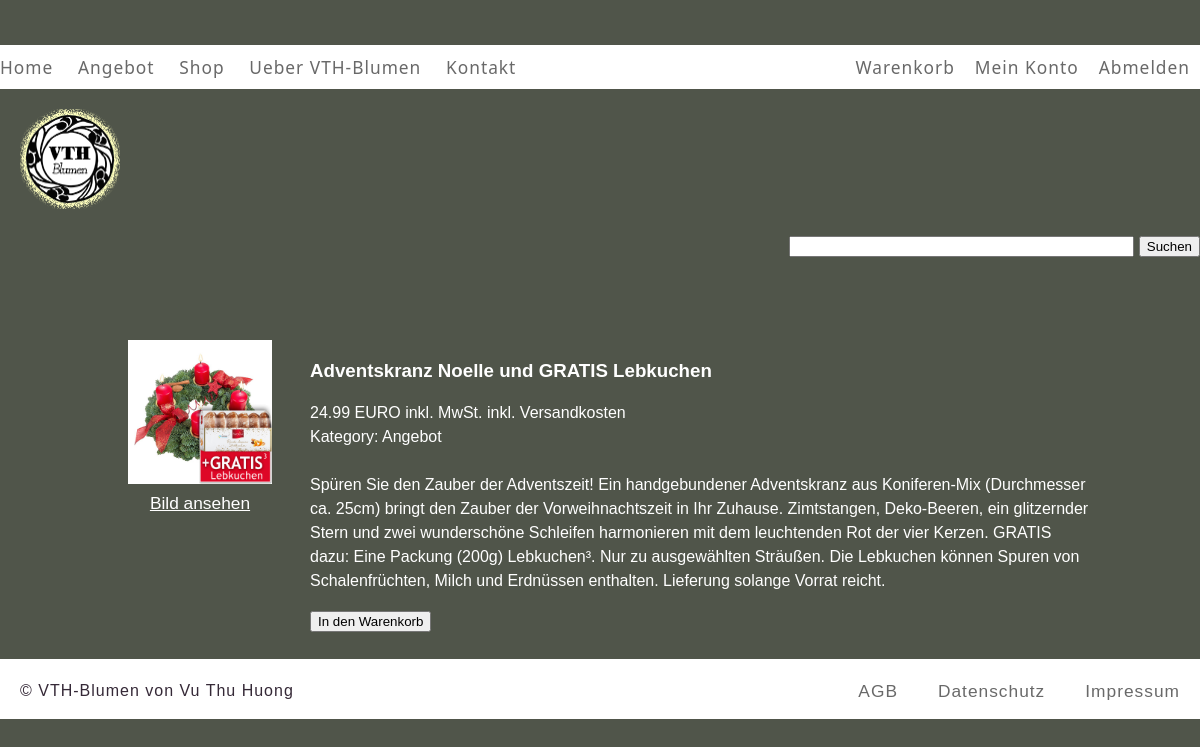
The page /product2.php?id=31 (signed in) on the database its author committed.
### tables this page shows
CREATE TABLE `products` (
  `id` int(11) NOT NULL,
  `product_name` varchar(255) NOT NULL,
  `price` decimal(10,2) NOT NULL,
  `category` enum('Angebot','Kranz','Blumenstraeusse','Adventsgesteck','Amaryllis','Rosen','Dekoration') NOT NULL,
  `detail` mediumtext NOT NULL,
  `date_added` date NOT NULL
);

### product2.php (the view, shortened to what this page needs)
<?php include 'storescripts/db_connection.php';
?>
<?php
if (isset($_GET['id'])){
	$id = preg_replace('#[^0-9]#i', '', $_GET['id']);
	$sql = mysqli_query($conn, "SELECT * FROM products WHERE id = '$id' LIMIT 1");
	$productCount = mysqli_num_rows($sql);
	if ($productCount > 0) {
		while($row = mysqli_fetch_array($sql)){
			$product_name = $row["product_name"];
			$price = $row["price"];
			$category = $row["category"];
			$detail = $row["detail"];
		}
	}
	else {
		echo "That item does not exist.";
		exit();
	}
}
else{
	echo "Data to render this page is missing.";
	exit();
}
?>
<!DOCTYPE html>
<html lang="de">
<head>
	<link rel="stylesheet" type="text/css" href="style/index.css" media="screen" />
</head>
<body>
		<?php include_once("template_header2.php");?><br><br><br><br><br>
		<div id="searchBtn" style="float: right;">
			<form action="search2.php" method="GET">
		    	<input type="text" name="query" size="40" />
		    	<input type="submit" value="Suchen" />
			</form>
		</div><br><br><br><br>
		<div id="content">
			  <table width="100%" border="0" cellspacing="0" cellpadding="10">
			  <tr>
			    <td width="20%" valign="top" align="center">
			    	<img src="inventory_images/<?php echo $id;?>.jpg" width="80%" height="80%" alt="<?php echo $product_name;?>" /><br />
			    	<a href="inventory_images/<?php echo $id;?>.jpg" style="color: white;">Bild ansehen</a>
			    </td>
			    <td width="80%" valign="top" align="left">
			   		<h3><?php echo $product_name;?></h3>
			    	<p>
			    		<?php echo $price;?> EURO inkl. MwSt. inkl. Versandkosten<br>
			    		Kategory: <?php echo $category;?> <br><br>
			    		<?php echo $detail;?>
			    	</p>
			    	<p>
				    	<form id="form1" name="form1" method="post" action="cart.php">
		        			<input type="submit" name="button" id="button" value="In den Warenkorb" />
	      				</form>
      				</p>
			    </td>
			  </tr>
			</table>
	 	</div>
		<?php include_once("template_footer2.php");?>
</body>
</html>

### style/index.css (style rules this page uses)
body { margin: 0; background-color: #50554a; text-align: center; }
body,td,th { font-family: Futura, Century Gothic, AppleGothic, sans-serif; color: white; line-height: 1.5em; }
a { font-size: 13pt; }
#content { width: 1000px; position: relative; left: 0; right: 0; margin: auto; }

### rows shown on the page
products: product_name "Adventskranz Noelle und GRATIS Lebkuchen", price "24.99", category "Angebot", detail "Spüren Sie den Zauber der Adventszeit! Ein handgebundener Adventskranz aus Koniferen-Mix (Durchmesser ca. 25cm) bringt den Zauber der Vorweihnachtszeit in Ihr Zuhause. Zimtstangen, Deko-Beeren, ein glitzernder Stern und zwei wunderschöne Schleifen harmonieren mit dem leuchtenden Rot der vier Kerzen. GRATIS dazu: Eine Packung (200g) Lebkuchen³. Nur zu ausgewählten Sträußen. Die Lebkuchen können Spuren von Schalenfrüchten, Milch und Erdnüssen enthalten. Lieferung solange Vorrat reicht."
